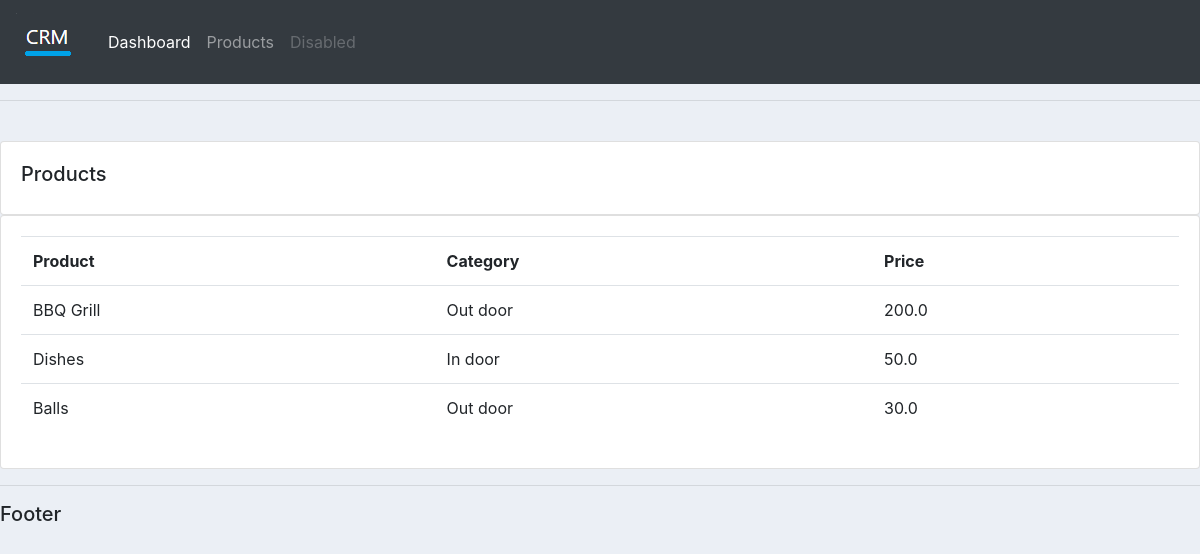
Screenshot of /products/ with the database file from the repository.
### accounts/models.py (models this page shows, shortened)
class Product(models.Model):
    CATEGORY=(
        ('In door','In door'),
        ('Out door','Out door'),
    )
    name=models.CharField(max_length=200,null=True)
    price=models.FloatField(null=True)
    category=models.CharField(max_length=200,null=True,choices=CATEGORY)
    description=models.CharField(max_length=200,null=True,blank=True)
    date_created = models.DateTimeField(auto_now_add=True,null=True)
    tags = models.ManyToManyField(Tag)

### accounts/views.py (the view)
# urls.py: path('products/', views.products,name="products"),
def products(request):
    products=Product.objects.all()
    context={'products': products,}
    return render(request,'accounts/products.html',context)

### accounts/templates/accounts/products.html
{%  extends 'accounts/main.html' %}
{% block content %}
		<br>
		<div class="row">
			<div class="col-md">
				<div class="card card-body">
					<h5>Products</h5>
				</div>
				<div class="card card-body">
					<table class="table">
						<tr>
							<th>Product</th>
							<th>Category</th>
							<th>Price</th>
						</tr>
						{% for i in products %}
						<tr>
							<td>{{i.name}}</td>
							<td>{{i.category}}</td>
							<td>{{i.price}}</td>
						</tr>
						{% endfor %}
					</table>
				</div>
			</div>
		</div>
{% endblock content %}

### static/css/main.css (style rules this page uses)
body { background-color: #ebeff5; }

### rows the page displays
Product: name "BBQ Grill", category "Out door", price "200.0"
Product: name "Dishes", category "In door", price "50.0"
Product: name "Balls", category "Out door", price "30.0"
